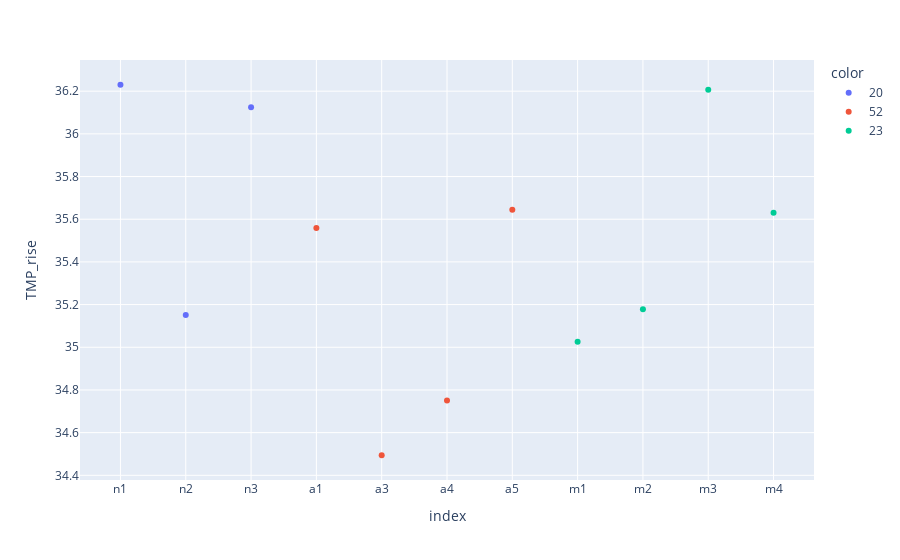
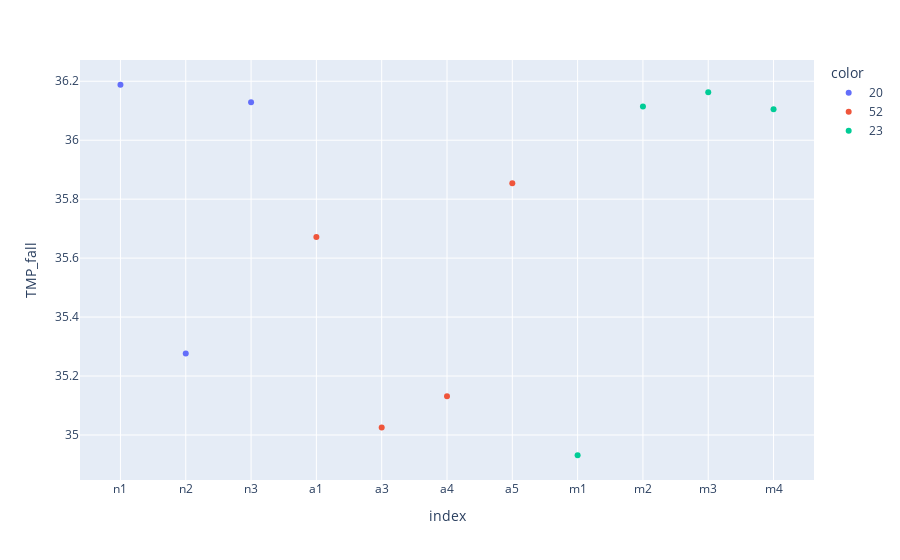
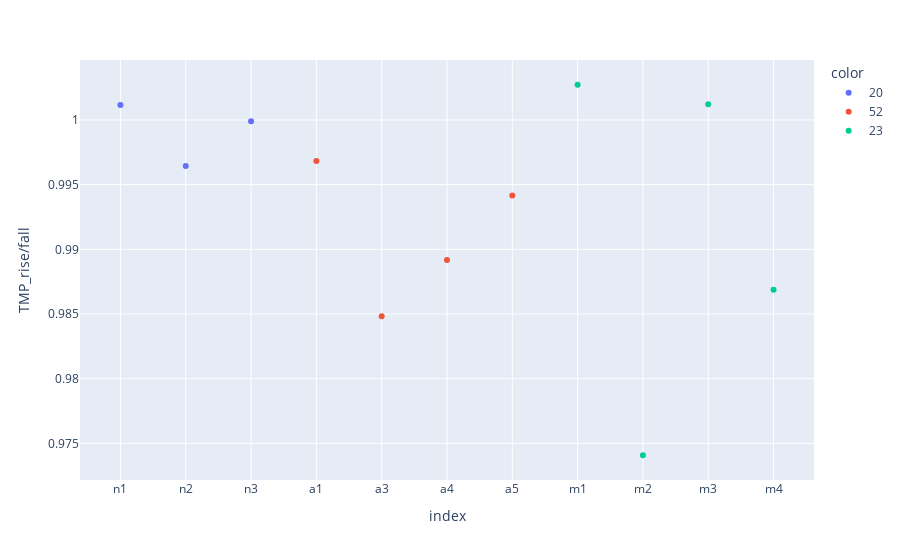

Here is the notebook cell these charts were saved with, in order:
### Code cell
plot_df(temp_df,labels)

### Figure 1 — Plotly figure (JSON) as saved in the notebook; plotly's stock layout.template omitted (floating-point values rounded to 4 significant figures)
{"data": [{"hovertemplate": "color=20<br>index=%{x}<br>TMP_rise=%{y}<extra></extra>", "legendgroup": "20", "marker": {"color": "#636efa", "symbol": "circle"}, "mode": "markers", "name": "20", "orientation": "v", "showlegend": true, "type": "scatter", "x": ["n1", "n2", "n3"], "xaxis": "x", "y": [36.23, 35.15, 36.12], "yaxis": "y"}, {"hovertemplate": "color=52<br>index=%{x}<br>TMP_rise=%{y}<extra></extra>", "legendgroup": "52", "marker": {"color": "#EF553B", "symbol": "circle"}, "mode": "markers", "name": "52", "orientation": "v", "showlegend": true, "type": "scatter", "x": ["a1", "a3", "a4", "a5"], "xaxis": "x", "y": [35.56, 34.49, 34.75, 35.64], "yaxis": "y"}, {"hovertemplate": "color=23<br>index=%{x}<br>TMP_rise=%{y}<extra></extra>", "legendgroup": "23", "marker": {"color": "#00cc96", "symbol": "circle"}, "mode": "markers", "name": "23", "orientation": "v", "showlegend": true, "type": "scatter", "x": ["m1", "m2", "m3", "m4"], "xaxis": "x", "y": [35.03, 35.18, 36.21, 35.63], "yaxis": "y"}], "layout": {"autosize": true, "legend": {"title": {"text": "color"}, "tracegroupgap": 0}, "margin": {"t": 60}, "xaxis": {"anchor": "y", "autorange": true, "domain": [0, 1], "range": [-0.6093, 10.61], "title": {"text": "index"}, "type": "category"}, "yaxis": {"anchor": "x", "autorange": true, "domain": [0, 1], "range": [34.37, 36.35], "title": {"text": "TMP_rise"}, "type": "linear"}}}

### Figure 2 — Plotly figure (JSON) as saved in the notebook; plotly's stock layout.template omitted (floating-point values rounded to 4 significant figures)
{"data": [{"hovertemplate": "color=20<br>index=%{x}<br>TMP_fall=%{y}<extra></extra>", "legendgroup": "20", "marker": {"color": "#636efa", "symbol": "circle"}, "mode": "markers", "name": "20", "orientation": "v", "showlegend": true, "type": "scatter", "x": ["n1", "n2", "n3"], "xaxis": "x", "y": [36.19, 35.28, 36.13], "yaxis": "y"}, {"hovertemplate": "color=52<br>index=%{x}<br>TMP_fall=%{y}<extra></extra>", "legendgroup": "52", "marker": {"color": "#EF553B", "symbol": "circle"}, "mode": "markers", "name": "52", "orientation": "v", "showlegend": true, "type": "scatter", "x": ["a1", "a3", "a4", "a5"], "xaxis": "x", "y": [35.67, 35.03, 35.13, 35.85], "yaxis": "y"}, {"hovertemplate": "color=23<br>index=%{x}<br>TMP_fall=%{y}<extra></extra>", "legendgroup": "23", "marker": {"color": "#00cc96", "symbol": "circle"}, "mode": "markers", "name": "23", "orientation": "v", "showlegend": true, "type": "scatter", "x": ["m1", "m2", "m3", "m4"], "xaxis": "x", "y": [34.93, 36.11, 36.16, 36.11], "yaxis": "y"}], "layout": {"autosize": true, "legend": {"title": {"text": "color"}, "tracegroupgap": 0}, "margin": {"t": 60}, "xaxis": {"anchor": "y", "autorange": true, "domain": [0, 1], "range": [-0.6093, 10.61], "title": {"text": "index"}, "type": "category"}, "yaxis": {"anchor": "x", "autorange": true, "domain": [0, 1], "range": [34.84, 36.28], "title": {"text": "TMP_fall"}, "type": "linear"}}}

### Figure 3 — Plotly figure (JSON) as saved in the notebook; plotly's stock layout.template omitted (floating-point values rounded to 4 significant figures)
{"data": [{"hovertemplate": "color=20<br>index=%{x}<br>TMP_rise/fall=%{y}<extra></extra>", "legendgroup": "20", "marker": {"color": "#636efa", "symbol": "circle"}, "mode": "markers", "name": "20", "orientation": "v", "showlegend": true, "type": "scatter", "x": ["n1", "n2", "n3"], "xaxis": "x", "y": [1.001, 0.9964, 0.9999], "yaxis": "y"}, {"hovertemplate": "color=52<br>index=%{x}<br>TMP_rise/fall=%{y}<extra></extra>", "legendgroup": "52", "marker": {"color": "#EF553B", "symbol": "circle"}, "mode": "markers", "name": "52", "orientation": "v", "showlegend": true, "type": "scatter", "x": ["a1", "a3", "a4", "a5"], "xaxis": "x", "y": [0.9968, 0.9848, 0.9892, 0.9942], "yaxis": "y"}, {"hovertemplate": "color=23<br>index=%{x}<br>TMP_rise/fall=%{y}<extra></extra>", "legendgroup": "23", "marker": {"color": "#00cc96", "symbol": "circle"}, "mode": "markers", "name": "23", "orientation": "v", "showlegend": true, "type": "scatter", "x": ["m1", "m2", "m3", "m4"], "xaxis": "x", "y": [1.003, 0.9741, 1.001, 0.9869], "yaxis": "y"}], "layout": {"autosize": true, "legend": {"title": {"text": "color"}, "tracegroupgap": 0}, "margin": {"t": 60}, "xaxis": {"anchor": "y", "autorange": true, "domain": [0, 1], "range": [-0.6093, 10.61], "title": {"text": "index"}, "type": "category"}, "yaxis": {"anchor": "x", "autorange": true, "domain": [0, 1], "range": [0.9721, 1.005], "title": {"text": "TMP_rise/fall"}, "type": "linear"}}}
